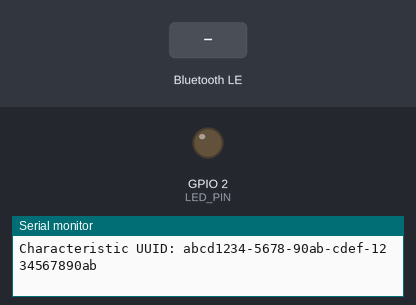
The sketch below on a simulated ESP32. Parts: output pins drawn as LEDs (lit = HIGH), the last lines printed to the serial monitor. The test bench sets the inputs (shaded band). Nothing arrives over Bluetooth unless stated; a phone connects over Bluetooth LE 3 s after start.

Above: at 2.2 s.
2.3 s: Bluetooth LE write "1" received
At 2.8 s:
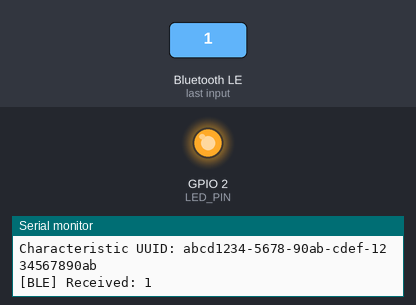
Timing chart, 0 to 5.3 s (numbered marks = the images above; inputs shaded):
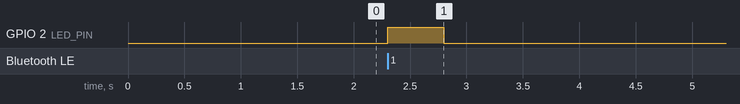

Measured:
- after the input at 2.3 s, GPIO 2 (LED_PIN): LOW → HIGH at once, → LOW 0.50 s later

The sketch:

ble_led_ble_test.ino
```cpp
/*
  ESP32 BLE LED Test (Webアプリ用)

  このスケッチは、作成した React Web アプリ
  （Web Bluetooth API を用いて任意テキストを送信するアプリ）
  からの接続とテキスト送信に対応した ESP32 ペリフェラル実装です。

  要件:
  - ESP32 を BLE ペリフェラルとして動作させる
  - 任意の BLE セントラル(Webブラウザ/スマホなど)からUTF-8テキストデータを受信
  - 何らかのテキストを受信したら内蔵LED(GPIO2)を一定時間点灯
  - 特定のテキスト(例: "BLINK")を受信したら LED を点滅

  Webアプリ側のポイント:
  - Webアプリは「書き込み可能な Characteristic」を自動探索する実装
  - 本スケッチでは、WRITE / WRITE_NR を持つ Characteristic を1つだけ用意
    → Webアプリからは自動的にここが選ばれます
  - 送信データは TextEncoder により UTF-8 バイト列となりますが、
    ESP32 側では Arduino String として受信して扱っています

  使い方(例):
  - Reactで作成した Web アプリ（BLE Text Sender）をブラウザで開く
  - 「BLEデバイスに接続」を押し、"ESP32-BLE-LED" を選択して接続
  - テキストを入力して「送信」を押す
    - "BLINK" を送ると点滅
    - それ以外の文字列は一定時間点灯
*/

#include <Arduino.h>
#include <BLEDevice.h>
#include <BLEServer.h>
#include <BLEUtils.h>
#include <BLE2902.h>

// --------------------------------------------------------
// 設定値
// --------------------------------------------------------

// 内蔵LED (多くの ESP32 DevKit では GPIO2)
const int LED_PIN = 2;

// 任意の UUID (他の機器と被りにくいようランダム生成したものを想定)
// 必要に応じて変更してください。
// Webアプリ側で特定のサービス/キャラUUIDを指定したい場合は、
// ここで定義している値と揃えるようにしてください。
static const char *SERVICE_UUID        = "12345678-1234-1234-1234-1234567890ab";
static const char *CHARACTERISTIC_UUID = "abcd1234-5678-90ab-cdef-1234567890ab";

// 特定のテキストデータ (この文字列を受信したら LED を点滅)
const char *SPECIAL_TEXT = "BLINK";

// 通常点灯させる時間 (ミリ秒)
const unsigned long LED_ON_DURATION_MS = 500;

// 点滅パターン
const int BLINK_COUNT      = 5;    // 点滅回数
const int BLINK_INTERVAL_MS = 200; // ON/OFF の間隔

// --------------------------------------------------------
// グローバル変数
// --------------------------------------------------------

BLEServer        *pServer        = nullptr;
BLECharacteristic *pCharacteristic = nullptr;

bool deviceConnected = false;

// --------------------------------------------------------
// LED 制御用のヘルパー関数
// --------------------------------------------------------

void ledOnForDuration(unsigned long durationMs) {
  digitalWrite(LED_PIN, HIGH);
  delay(durationMs);
  digitalWrite(LED_PIN, LOW);
}

void ledBlinkPattern(int count, int intervalMs) {
  for (int i = 0; i < count; i++) {
    digitalWrite(LED_PIN, HIGH);
    delay(intervalMs);
    digitalWrite(LED_PIN, LOW);
    delay(intervalMs);
  }
}

// --------------------------------------------------------
// BLE コールバック
// --------------------------------------------------------

class MyServerCallbacks : public BLEServerCallbacks {
  void onConnect(BLEServer *pServer) override {
    deviceConnected = true;
    Serial.println("[BLE] Central connected.");
  }

  void onDisconnect(BLEServer *pServer) override {
    deviceConnected = false;
    Serial.println("[BLE] Central disconnected. Start advertising again.");
    // 切断されたら再アドバタイズ
    pServer->getAdvertising()->start();
  }
};

class MyCallbacks : public BLECharacteristicCallbacks {
  void onWrite(BLECharacteristic *pCharacteristic) override {
    // 環境によって getValue() の戻り値型が異なるため、Arduino String を使用
    String value = pCharacteristic->getValue();

    if (value.length() == 0) {
      return;
    }

    // Web側からのテキストに改行が含まれる可能性もあるため、末尾の \r\n を軽く除去
    while (value.length() > 0 &&
           (value.endsWith("\n") || value.endsWith("\r"))) {
      value.remove(value.length() - 1);
    }

    // 受信データをシリアルモニタへ出力
    Serial.print("[BLE] Received: ");
    Serial.println(value);

    // 特定のテキストの場合: 点滅
    if (value == SPECIAL_TEXT) {
      ledBlinkPattern(BLINK_COUNT, BLINK_INTERVAL_MS);
    } else {
      // それ以外は一定時間点灯
      ledOnForDuration(LED_ON_DURATION_MS);
    }
  }
};

// --------------------------------------------------------
// Arduino 標準関数
// --------------------------------------------------------

void setup() {
  // シリアル初期化
  Serial.begin(115200);
  delay(1000);
  Serial.println();
  Serial.println("ESP32 BLE LED Test starting...");

  // LED 初期化
  pinMode(LED_PIN, OUTPUT);
  digitalWrite(LED_PIN, LOW);

  // BLE 初期化
  BLEDevice::init("ESP32-BLE-LED");

  pServer = BLEDevice::createServer();
  pServer->setCallbacks(new MyServerCallbacks());

  BLEService *pService = pServer->createService(SERVICE_UUID);

  // Write 専用の Characteristic を作成
  pCharacteristic = pService->createCharacteristic(
                      CHARACTERISTIC_UUID,
                      BLECharacteristic::PROPERTY_WRITE |
                      BLECharacteristic::PROPERTY_WRITE_NR
                    );

  pCharacteristic->setCallbacks(new MyCallbacks());

  // 必要であれば CCCD を付与 (通知は使っていないが、汎用性のため)
  pCharacteristic->addDescriptor(new BLE2902());

  pService->start();

  // アドバタイズ開始
  BLEAdvertising *pAdvertising = BLEDevice::getAdvertising();
  pAdvertising->addServiceUUID(SERVICE_UUID);
  pAdvertising->setScanResponse(true);
  pAdvertising->setMinPreferred(0x06);  // オプション設定
  pAdvertising->setMinPreferred(0x12);  // オプション設定

  BLEDevice::startAdvertising();

  Serial.println("BLE advertising started.");
  Serial.print("Service UUID: ");
  Serial.println(SERVICE_UUID);
  Serial.print("Characteristic UUID: ");
  Serial.println(CHARACTERISTIC_UUID);
}

void loop() {
  // 今回はコールバック駆動のため、loop では特に処理をしない
  delay(100);
}
```
